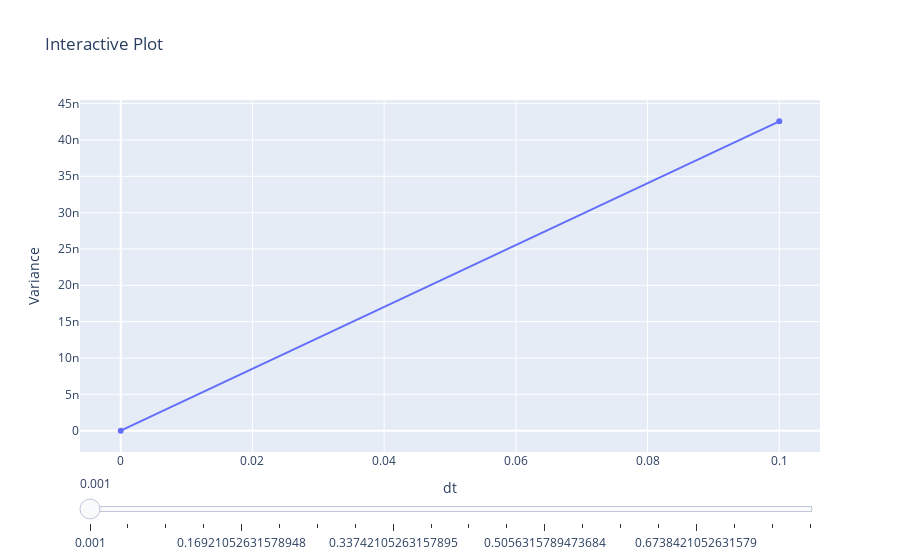

Notebook source saved alongside this figure:
### Code cell
# Assuming data is your 2D numpy array
data = variances.T# Replace this with your actual data

# Create steps for the slider, one for each slice along parameter 2
steps = []
for i in range(data.shape[1]):
    step = dict(
        method="restyle",
        args=[{"y": [data[:, i]]}],
        label=str(omegas[i])
    )
    steps.append(step)

# Create an initial plot for the first slice of data along parameter 2
fig = go.Figure(
    data=[go.Scatter(x=np.linspace(0,times[0],times[1]),y=data[:, 0])],
    layout=go.Layout(
        title="Interactive Plot",
        xaxis_title="dt",
        yaxis_title="Variance",
        sliders=[dict(
            active=0,
            pad={"t": 20},
            steps=steps,
        )],
        # yaxis_range=[np.min(data),1],
    )
)

# fig.update_yaxes(type="log")


# Display the interactive plot
fig.show()

### Figure 1 — Plotly figure (JSON) as saved in the notebook; plotly's stock layout.template omitted (floating-point values rounded to 4 significant figures)
{"data": [{"type": "scatter", "x": [0, 0.1], "y": [1.47e-12, 4.256e-08]}], "layout": {"autosize": true, "sliders": [{"active": 0, "pad": {"t": 20}, "steps": [{"args": [{"y": [[1.47e-12, 4.256e-08]]}], "label": "0.001", "method": "restyle"}, {"args": [{"y": [[5.486e-06, 6.695e-05]]}], "label": "0.04305263157894737", "method": "restyle"}, {"args": [{"y": [[7.524e-05, 0.0002881]]}], "label": "0.08510526315789474", "method": "restyle"}, {"args": [{"y": [[0.0003866, 0.000918]]}], "label": "0.1271578947368421", "method": "restyle"}, {"args": [{"y": [[0.0009712, 0.001631]]}], "label": "0.16921052631578948", "method": "restyle"}, {"args": [{"y": [[0.001669, 0.002393]]}], "label": "0.21126315789473685", "method": "restyle"}, {"args": [{"y": [[0.003573, 0.00382]]}], "label": "0.2533157894736842", "method": "restyle"}, {"args": [{"y": [[0.00456, 0.005195]]}], "label": "0.2953684210526316", "method": "restyle"}, {"args": [{"y": [[0.005823, 0.006331]]}], "label": "0.33742105263157895", "method": "restyle"}, {"args": [{"y": [[0.006634, 0.007022]]}], "label": "0.3794736842105263", "method": "restyle"}, {"args": [{"y": [[0.005771, 0.005927]]}], "label": "0.4215263157894737", "method": "restyle"}, {"args": [{"y": [[0.006023, 0.005891]]}], "label": "0.4635789473684211", "method": "restyle"}, {"args": [{"y": [[0.00559, 0.005487]]}], "label": "0.5056315789473684", "method": "restyle"}, {"args": [{"y": [[0.004216, 0.003963]]}], "label": "0.5476842105263158", "method": "restyle"}, {"args": [{"y": [[0.003616, 0.003353]]}], "label": "0.5897368421052632", "method": "restyle"}, {"args": [{"y": [[0.002687, 0.002649]]}], "label": "0.6317894736842106", "method": "restyle"}, {"args": [{"y": [[0.002176, 0.002095]]}], "label": "0.6738421052631579", "method": "restyle"}, {"args": [{"y": [[0.001655, 0.001585]]}], "label": "0.7158947368421053", "method": "restyle"}, {"args": [{"y": [[0.001125, 0.001047]]}], "label": "0.7579473684210526", "method": "restyle"}, {"args": [{"y": [[0.0009234, 0.0008693]]}], "label": "0.8", "method": "restyle"}]}], "title": {"text": "Interactive Plot"}, "xaxis": {"autorange": true, "range": [-0.00623, 0.1062], "title": {"text": "dt"}, "type": "linear"}, "yaxis": {"autorange": true, "range": [-3.697e-09, 4.625e-08], "title": {"text": "Variance"}, "type": "linear"}}}
